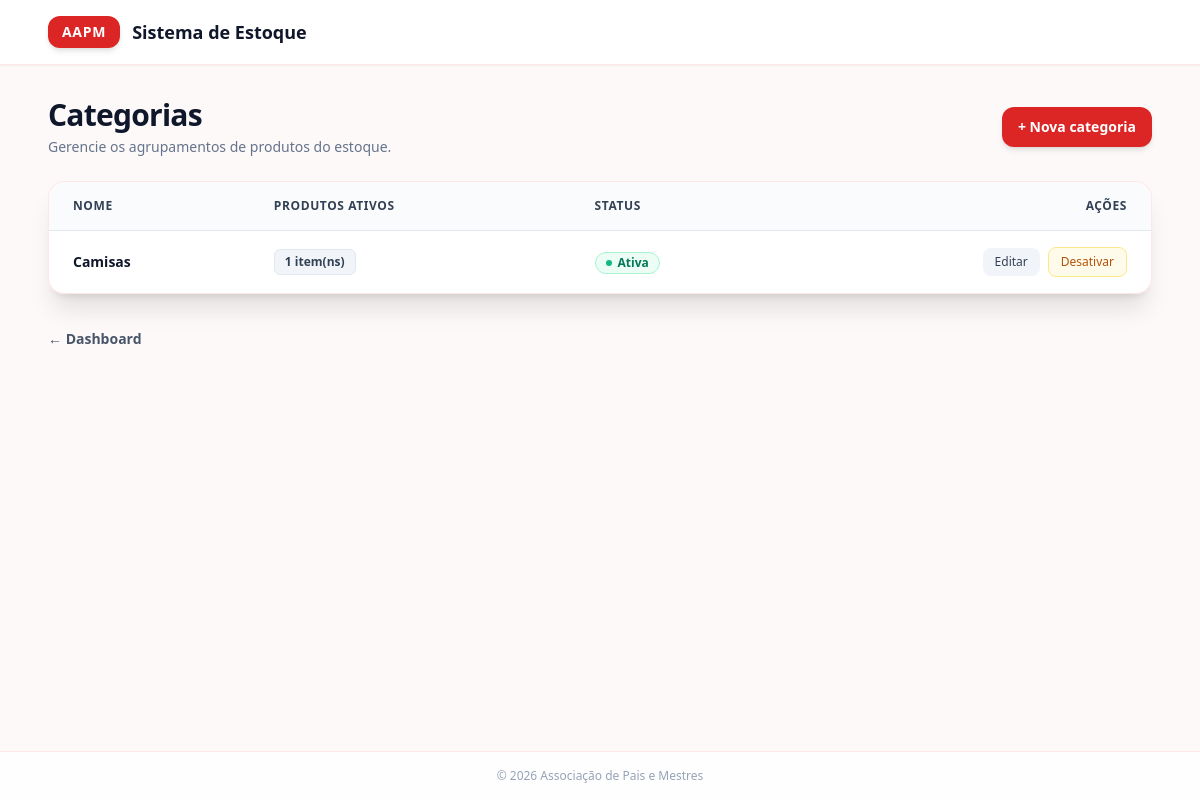
/categorias/ (signed in), run on an earlier commit of the app's database.
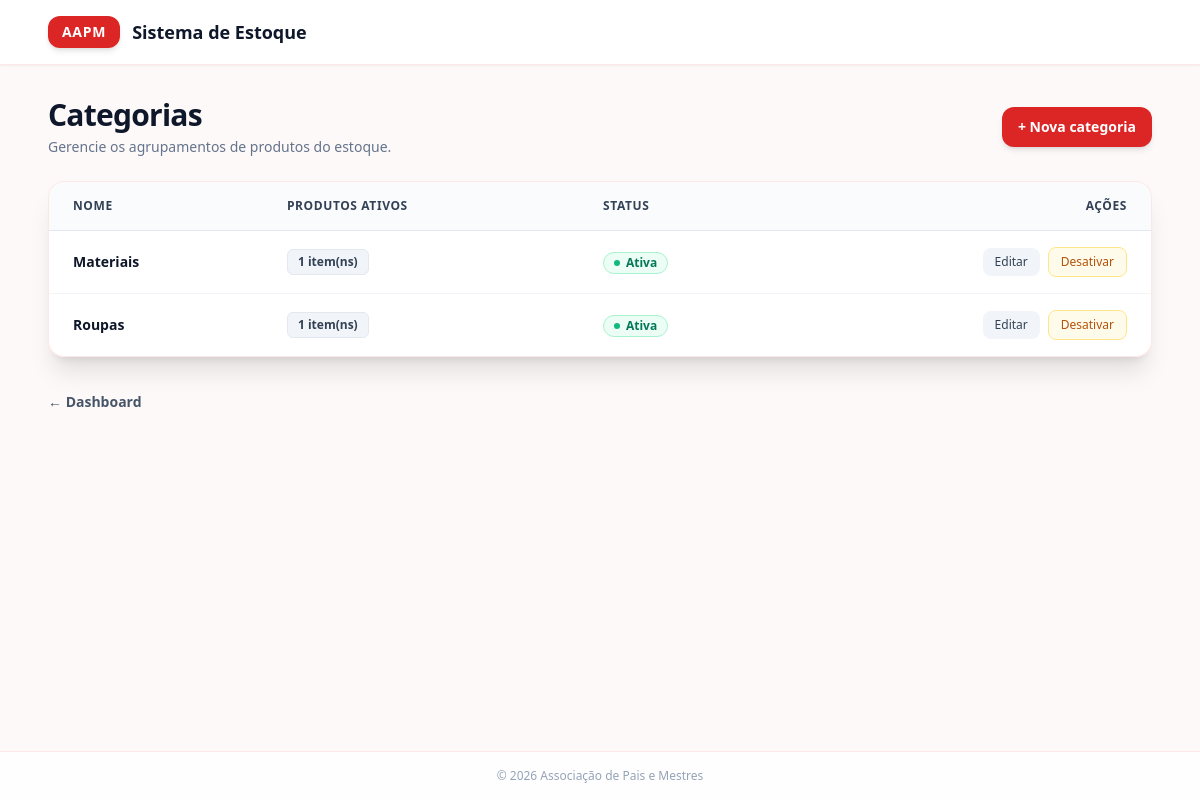
And on a later commit of the database.
### app/models/categoria.py (models this page shows)
class Categoria(Base):
    __tablename__ = "categorias"
    id = Column(Integer, primary_key=True, autoincrement=True, index=True)
    nome = Column(String(100), nullable=False, unique=True)
    ativo = Column(Boolean, default=True)
    produtos = relationship("Produto", back_populates="categoria", lazy="select")

### app/controllers/categoria_controller.py (the view)
@router.get("/")
def listar_categorias(
    request: Request,
    db: Session = Depends(get_db),
    admin = Depends(get_admin)
):
    categorias = db.query(Categoria).order_by(Categoria.nome).all()
    return templates.TemplateResponse(
        request,
        "categorias/index.html",
        {
            "request":    request,
            "usuario":    admin,
            "categorias": categorias,
        }
    )

### app/templates/categorias/index.html (shortened to what the changed rows need)
<!DOCTYPE html>
<html lang="pt-br">
<head>
    <script src="https://cdn.tailwindcss.com"></script>
</head>
<body class="bg-red-50/40 min-h-screen flex flex-col font-sans text-slate-800 relative">
    <main class="flex-1 max-w-6xl w-full mx-auto px-6 py-8 space-y-6 z-10">
        <div class="flex flex-col sm:flex-row sm:items-center sm:justify-between gap-4">
            <div>
                <h1 class="text-2xl sm:text-3xl font-extrabold text-slate-900 tracking-tight">Categorias</h1>
            </div>
        </div>
        <div class="bg-white/90 backdrop-blur-md rounded-2xl shadow-xl border border-red-100/80 overflow-hidden">
            <div class="overflow-x-auto">
                <table class="w-full text-left text-sm text-slate-600">
                    <thead class="bg-slate-50/80 border-b border-slate-200 text-slate-700 uppercase font-semibold text-xs tracking-wider">
                        <tr>
                            <th class="px-6 py-4">Nome</th>
                            <th class="px-6 py-4">Produtos ativos</th>
                            <th class="px-6 py-4">Status</th>
                            <th class="px-6 py-4 text-right">Ações</th>
                        </tr>
                    </thead>
                    <tbody class="divide-y divide-slate-100">
                        {% for c in categorias %}
                        <tr class="hover:bg-slate-50/80 transition-colors">
                            <td class="px-6 py-4 font-semibold text-slate-900 whitespace-nowrap">
                                {{ c.nome }}
                            </td>
                            <td class="px-6 py-4 text-slate-600 whitespace-nowrap">
                                <span class="inline-flex items-center px-2.5 py-1 rounded-md text-xs font-semibold bg-slate-100 text-slate-700 border border-slate-200">
                                    {{ c.produtos | selectattr('ativo') | list | length }} item(ns)
                                </span>
                            </td>
                            <td class="px-6 py-4 whitespace-nowrap">
                                <span class="inline-flex items-center gap-1.5 px-2.5 py-0.5 rounded-full text-xs font-semibold
                                    {{ 'bg-emerald-50 text-emerald-700 border border-emerald-200' if c.ativo else 'bg-slate-100 text-slate-500 border border-slate-200' }}">
                                    <span class="w-1.5 h-1.5 rounded-full {{ 'bg-emerald-500' if c.ativo else 'bg-slate-400' }}"></span>
                                    {{ "Ativa" if c.ativo else "Inativa" }}
                                </span>
                            </td>
                            <td class="px-6 py-4 text-right whitespace-nowrap">
                                <div class="inline-flex items-center justify-end gap-2">
                                    <a href="/categorias/{{ c.id }}/editar"
                                       class="px-3 py-1.5 bg-slate-100 hover:bg-slate-200 text-slate-700 font-medium text-xs rounded-lg transition-colors">
                                        Editar
                                    </a>
                                    <form action="/categorias/{{ c.id }}/toggle-ativo"
                                          method="post"
                                          class="inline">
                                        <button type="submit"
                                                class="px-3 py-1.5 font-medium text-xs rounded-lg transition-colors border
                                                    {{ 'bg-amber-50 hover:bg-amber-100 text-amber-700 border-amber-200' if c.ativo else 'bg-emerald-50 hover:bg-emerald-100 text-emerald-700 border-emerald-200' }}">
                                            {{ "Desativar" if c.ativo else "Ativar" }}
                                        </button>
                                    </form>
                                </div>
                            </td>
                        </tr>
                        {% endfor %}
                    </tbody>
                </table>
            </div>
        </div>
    </main>
</body>
</html>

What changed in the data, as far as the page shows it:
added Categoria: nome "Materiais", produtos|selectattr "1", ativo "Ativa", ativo "Desativar"
changed Categoria: nome "Camisas" → "Roupas"
